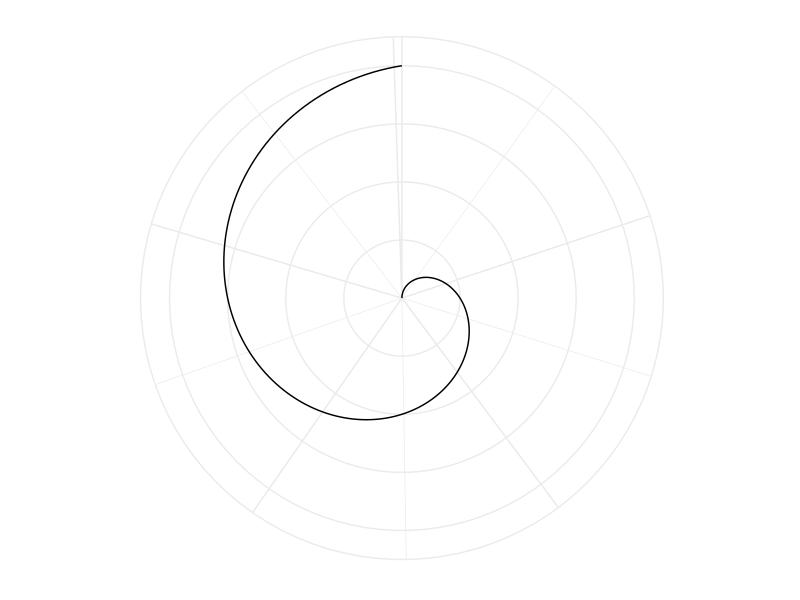
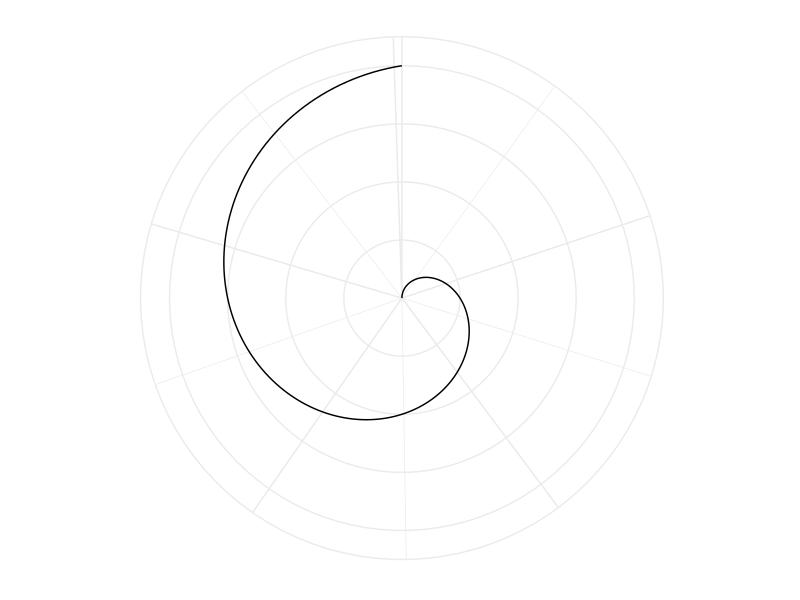

Here is the R script that generated these plots, in order:
## ---- chunk 1
library(ggplot2)
library(ggforce)
r <- seq(0, 2, by = 0.01)
theta <- 2 * pi * r
data <- data.frame(r = r, theta = theta)

ggplot(data, aes(x = theta, y = r)) +
  geom_line() +
  coord_polar() +
  scale_y_continuous(breaks = c(0.5, 1, 1.5, 2)) +
  theme_minimal() +
  theme(axis.title = element_blank(),
        axis.text = element_blank(),
        axis.ticks = element_blank())
## ---- chunk 2
library(ggplot2)
library(ggforce)
r <- seq(0, 2, by = 0.01)
theta <- 2 * pi * r
data <- data.frame(r = r, theta = theta)

ggplot(data, aes(x = theta, y = r)) +
  geom_line() +
  coord_polar() +
  scale_y_continuous(breaks = c(0.5, 1, 1.5, 2)) +
  theme_minimal() +
  theme(axis.title = element_blank(),
        axis.text = element_blank(),
        axis.ticks = element_blank())
## ---- chunk 3
head(cars)
## ---- chunk 4
tail(cars)
